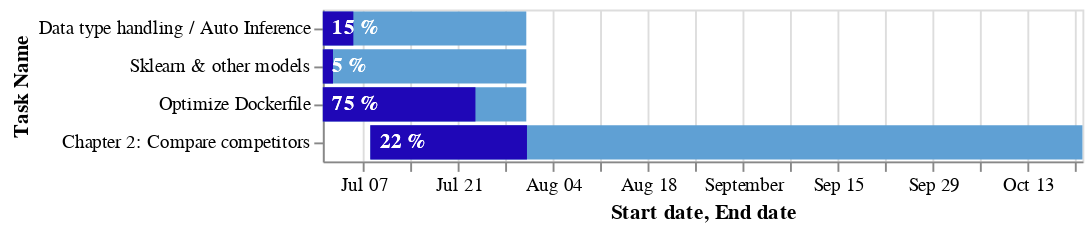

Source (notebook cell):
### Code cell
# Use the progress to find how much of the bars should be filled
# (i.e. another end date)
df["progress date"] =  (df["End date"] - df["Start date"]) * df["Progress %"] / 100 + df["Start date"]

# Concatenate the two 
newdf = np.concatenate([df[["Task Name", "Start date", "End date", "Progress %"]].values,  
                        df[["Task Name", "Start date", "progress date", "Progress %"]].values])
newdf = pd.DataFrame(newdf, columns=["Task Name", "Start date", "End date", "Progress %"])

# Reconvert back to datetime
newdf["Start date"] = pd.to_datetime(newdf["Start date"])
newdf["End date"] = pd.to_datetime(newdf["End date"])

# This is the indicator variable (duration vs progress) where the grouping takes place
newdf["progress_"] = np.concatenate([np.ones(len(newdf)//2), np.zeros(len(newdf)//2), ])

# color for first half, color for second half
range_ = ['#1f07b7', '#5fa0d4',]

# The stacked bar chart will be our "gantt with progress"
chart = alt.Chart(newdf).mark_bar().encode(
    x=alt.X('Start date', stack=None),
    x2='End date',
    y=alt.Y('Task Name', sort=list(df.sort_values(["End date",
                                                      "Start date"])["Task Name"])*2),
    color=alt.Color('progress_', scale=alt.Scale(range=range_), legend=None)
) 

# Create appropriate labels
newdf["text%"] = newdf["Progress %"].astype(str) + " %"

# And now add those as text in the graph
text = alt.Chart(newdf).mark_text(align='left', baseline='middle', dx=5, color="white",  fontWeight="bold").encode(
    y=alt.Y('Task Name', sort=list(df.sort_values(["End date",
                                                      "Start date"])["Task Name"])*2),
    x=alt.X('Start date'),
    text='text%',
)

# Plot the graph
alt.layer(chart, text)

### Figure 1 — Vega-Lite specification as saved in the notebook (floating-point values rounded to 4 significant figures)
{"config": {"view": {"continuousWidth": 400, "continuousHeight": 300}}, "layer": [{"mark": "bar", "encoding": {"color": {"type": "quantitative", "field": "progress_", "legend": null, "scale": {"range": ["#1f07b7", "#5fa0d4"]}}, "x": {"type": "temporal", "field": "Start date", "stack": null}, "x2": {"field": "End date"}, "y": {"type": "nominal", "field": "Task Name", "sort": ["Data type handling / Auto Inference", "Sklearn & other models", "Optimize Dockerfile", "Chapter 2: Compare competitors", "Data type handling / Auto Inference", "Sklearn & other models", "Optimize Dockerfile", "Chapter 2: Compare competitors"]}}}, {"mark": {"type": "text", "align": "left", "baseline": "middle", "color": "white", "dx": 5, "fontWeight": "bold"}, "encoding": {"text": {"type": "nominal", "field": "text%"}, "x": {"type": "temporal", "field": "Start date"}, "y": {"type": "nominal", "field": "Task Name", "sort": ["Data type handling / Auto Inference", "Sklearn & other models", "Optimize Dockerfile", "Chapter 2: Compare competitors", "Data type handling / Auto Inference", "Sklearn & other models", "Optimize Dockerfile", "Chapter 2: Compare competitors"]}}}], "data": {"name": "data-1a69f7419c7b327202856a2268307dab"}, "$schema": "https://vega.github.io/schema/vega-lite/v4.8.1.json", "datasets": {"data-1a69f7419c7b327202856a2268307dab": [{"Task Name": "Data type handling / Auto Inference", "Start date": "2019-07-01T00:00:00", "End date": "2019-07-31T00:00:00", "Progress %": 15, "progress_": 1.0, "text%": "15 %"}, {"Task Name": "Sklearn & other models", "Start date": "2019-07-01T00:00:00", "End date": "2019-07-31T00:00:00", "Progress %": 5, "progress_": 1.0, "text%": "5 %"}, {"Task Name": "Optimize Dockerfile", "Start date": "2019-07-01T00:00:00", "End date": "2019-07-31T00:00:00", "Progress %": 75, "progress_": 1.0, "text%": "75 %"}, {"Task Name": "Chapter 2: Compare competitors", "Start date": "2019-07-08T00:00:00", "End date": "2019-10-21T00:00:00", "Progress %": 22, "progress_": 1.0, "text%": "22 %"}, {"Task Name": "Data type handling / Auto Inference", "Start date": "2019-07-01T00:00:00", "End date": "2019-07-05T12:00:00", "Progress %": 15, "progress_": 0.0, "text%": "15 %"}, {"Task Name": "Sklearn & other models", "Start date": "2019-07-01T00:00:00", "End date": "2019-07-02T12:00:00", "Progress %": 5, "progress_": 0.0, "text%": "5 %"}, {"Task Name": "Optimize Dockerfile", "Start date": "2019-07-01T00:00:00", "End date": "2019-07-23T12:00:00", "Progress %": 75, "progress_": 0.0, "text%": "75 %"}, {"Task Name": "Chapter 2: Compare competitors", "Start date": "2019-07-08T00:00:00", "End date": "2019-07-31T02:24:00", "Progress %": 22, "progress_": 0.0, "text%": "22 %"}]}}
